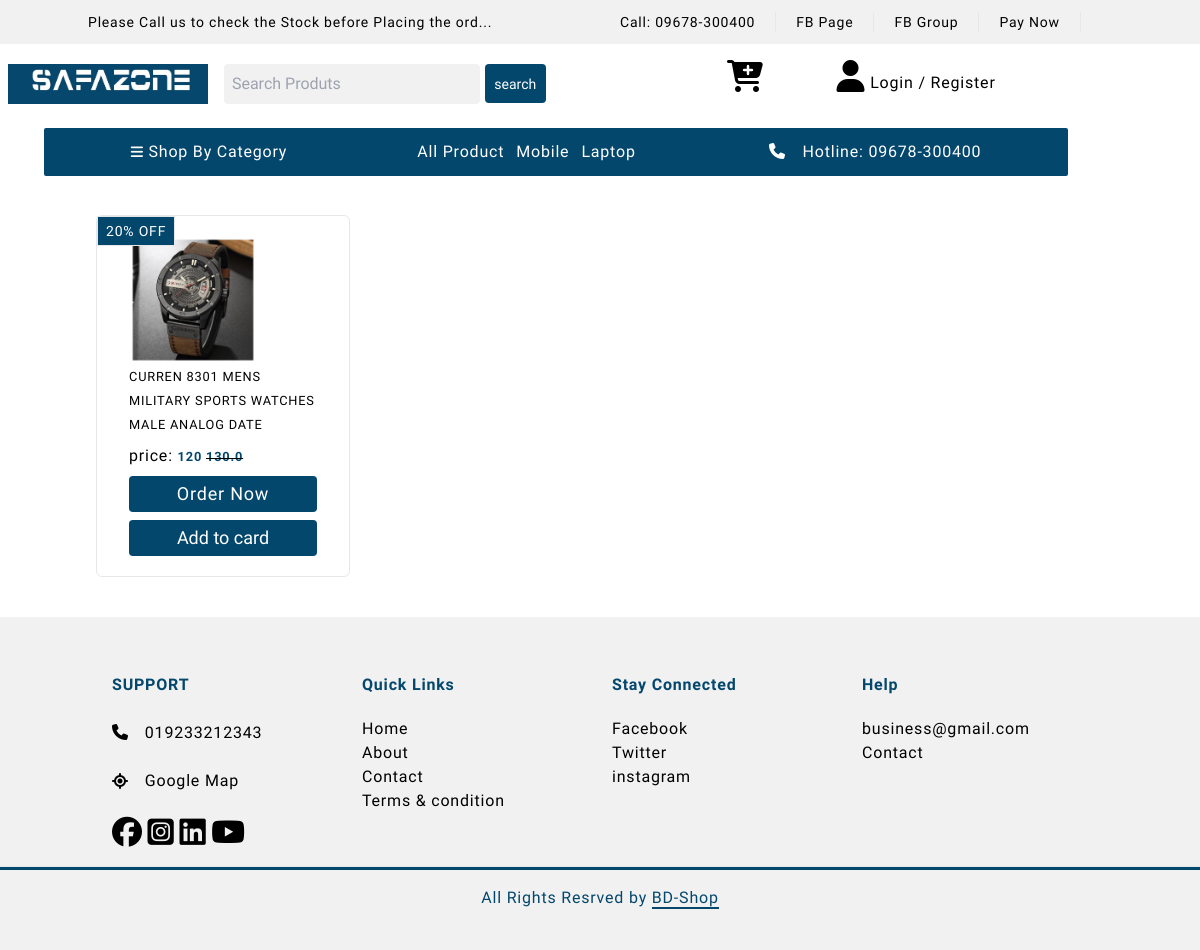
The page /prod_by_subcate/1/hand-watch/ on the database its author committed.
### product/models.py (models this page shows, shortened)
class Product(models.Model):
    FEATURE_CHOICE = (
        ("new arrival", "new arrival"),
        ("new arrival gadget", "new arrival gadget"),
        ("deal of the day", "deal of the day"),
        ("best deal", "best deal"),
        ("best sellers", "best sellers"),
    )
    name                = models.CharField(max_length=200, unique=True)
    price                 = models.IntegerField()
    discounted_price  = models.FloatField()
    offer_percent    = models.CharField(max_length=20, blank=True,help_text="this can be blank")
    img                   = models.ImageField(upload_to='project_images/')
    category           = models.ForeignKey(Category, on_delete=models.CASCADE)
    subcategory      = models.ForeignKey(Subcategory, on_delete=models.CASCADE)
    featured_category = models.ForeignKey(Featured_category, on_delete=models.CASCADE, blank=True, null=True, help_text="this can be blank")
    in_stock            = models.IntegerField()
    availabe            = models.BooleanField(default=True)
    brand                = models.ForeignKey(Brand, on_delete=models.CASCADE, default='No brand', null=True, blank=True)
    model               = models.CharField(max_length=30, default='No model')
    feature_product= models.CharField(max_length=200, choices=FEATURE_CHOICE, blank=True,help_text="this can be blank")
    created_date     = models.DateField(auto_now_add=True,help_text="this can be blank")
    Product_information = RichTextField()
    Description        = RichTextUploadingField()

### product/views.py (the view)
# urls.py: path('prod_by_subcate/<int:id>/<str:name>/', views.prod_by_subcate, name="prod_by_subcate"),
def prod_by_subcate(request, id, name):
    prod_by_subcate = Subcategory.objects.filter(id=id, name=name)
    for i in prod_by_subcate:
        subc_name = i.name
        get_all_product_by_subcate = Product.objects.filter(subcategory__name = subc_name)
    context = {
        'get_all_product_by_subcate' : get_all_product_by_subcate
    }
    return render(request, 'prod_by_subcate.html', context)

### category/models.py (called while the page is built)
    def get_absolute_url(self):
        return reverse("product_by_cate", args=[self.id, str(self.slug)])

### product/context_processorse.py (called while the page is built)
def menu_links(request):
    categories = Category.objects.all()  # Retrieve all Category instances
    return {'categories': categories}

### templates/prod_by_subcate.html (shortened to what this page needs)
{% extends "base.html" %}
{% load static %}
{% block main %}
        <section id="new_arrival_gadgets">
            <div class="container my-10">
                <div class="new_arri_text">
                    <h1 class="font-bold text-xl my-10 text-center">
                    </h1>
                </div>
                <div class="prod_by_fea">
                    <div class="grid grid-cols-2 ml-2 md:grid-cols-3 lg:grid-cols-4 gap-y-3 ">
                        {% if  get_all_product_by_subcate %}
                        {% for pr_b_s in get_all_product_by_subcate %}
                        <div class="card border m-auto hover:shadow-lg rounded-md transition duration-200 py-5 px-8 relative">
                            <div class="absolute -top-0 left-0 border  py-1 px-2 bg-c_primary"><p class="text-xs lg:text-sm text-white">{{pr_b_s.offer_percent}} OFF</p></div>
                            <div>
                                <a href="{% url "prod_detail" pr_b_s.id pr_b_s.name %}" class="w-[145px] h-[145px] group">
                                    <img src="{{pr_b_s.img.url}}" alt="" style="width:8rem; height:8rem" />
                                    <small class="group-hover:text-c_primary">{{pr_b_s.name}}</small>
                                </a>
                            </div>
                            <div class="price my-2 ">
                                <span>price: <small class="text-c_primary font-bold">{{pr_b_s.price}} </small></span>
                                <del><small class="text-c_primary font-bold">{{pr_b_s.discounted_price}}</small></del>
                            </div>
                                <div class=" flex flex-col text-center gap-2">
                                    <a href="{% url "order_now"  pr_b_s.id pr_b_s.name %}" class="btn_fill text-white">Order Now</a>
                                    <button value="prod-id" pid="{{pr_b_s.id}}" pname="{{pr_b_s.name}}" id="add_to_cart" class=" add_to_cart btn_fill text-white">Add to card</button>
                                </div>
                        </div>
                        {% endfor %}
                        {% else %}
                        <div class="bg-c_primary mt-5 px-4 py-4 rounded-lg shadow-lg mx-auto w-full ">
                            <h4 class="text-white fon-bold">Sorry, there are no products!</h4>
                        </div>
                        {% endif %}
                    </div>
                </div>
            </div>
        </section>
{% endblock main %}

### rows shown on the page
Product: offer_percent "20%", img (picture), name "CURREN 8301 MENS MILITARY SPORTS WATCHES MALE ANALOG DATE", price "120", discounted_price "130.0"
